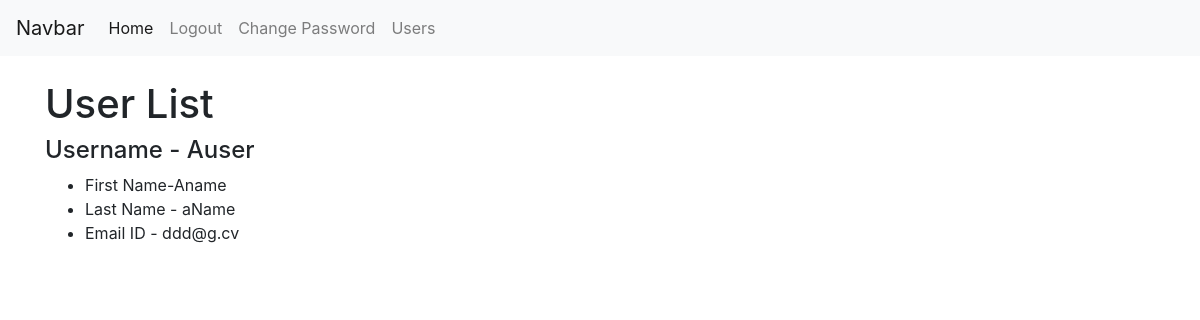
Page /app1/user_detail/16 (signed in) on the committed database.
### app1/models.py (models this page shows)
class MyUser(AbstractBaseUser,PermissionsMixin):
    username = models.CharField(verbose_name='Username',max_length=40, unique=True)
    email = models.EmailField(verbose_name='Email ID',max_length=40,unique=True)
    fname = models.CharField(max_length=40)
    lname = models.CharField(max_length=40)
    is_active = models.BooleanField(default=True)
    is_admin = models.BooleanField(default=False)
    is_staff = models.BooleanField(default=False)
    is_superuser = models.BooleanField(default=False)
    USERNAME_FIELD = 'username'
    REQUIRED_FIELDS = ['email']
    objects = MyUserManager()

### app1/views.py (the view)
# urls.py: path('user_detail/<int:pk>',UserDetail.as_view(),name='user_detail'),
class UserDetail(DetailView):
    model = MyUser
    template_name = 'user_detail.html'

### app1/templates/user_detail.html (shortened to what this page needs)
{% extends 'base.html' %}
{% block content %}
<div class="container">
    <h1>User List</h1>
        <h4>Username - {{myuser}}</h4>
        <ul>
            <li>First Name-{{myuser.fname}}</li>
            <li>Last Name - {{myuser.lname}}</li>
            <li>Email ID - {{myuser.email}}</li>
        </ul>
</div>
{% endblock %}

### rows in the picture
MyUser: username "Auser", fname "Aname", lname "aName", email "ddd@g.cv"
